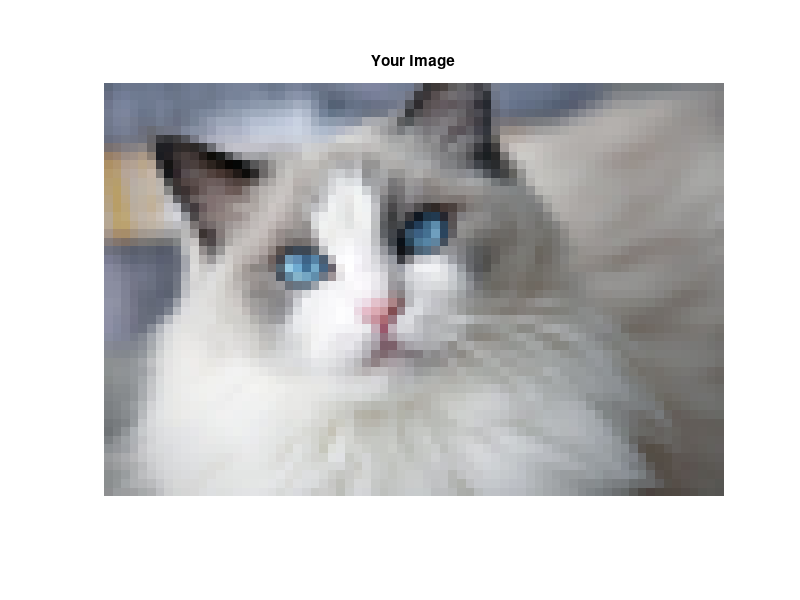

Reproduce this figure in MATLAB.
% Replace these values with the actual dimensions of your image
imageWidth = 48;
imageHeight = 72;
numChannels = 3;  % Assuming RGB

% Read the 1D array from the text file
data = load('decrypt.txt');

% Reshape the 1D array into a 3D matrix
imageMatrix = reshape(data, imageWidth, imageHeight, numChannels);

% Normalize the image data to the range [0, 1]
imageMatrix = double(imageMatrix) / 255.0;

% Display the image
imshow(imageMatrix);
title('Your Image');
